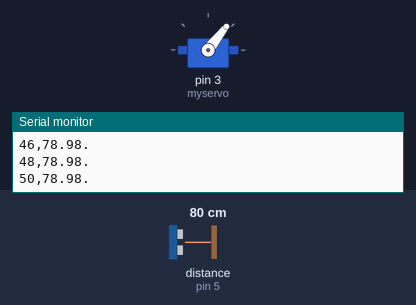
The sketch below on a simulated Arduino Uno, built with avr-gcc and run on an emulated ATmega328P. On the bench: servo, the last lines printed to the serial monitor. Wiring (inferred from the names in the program): ultrasonic range finder: trigger pin 4; echo pin 5. Inputs (shaded band) come from the test bench; at power-on: distance to the obstacle (sensor on pin 5) 80 cm. The echo pulse lasts 58.3 µs per cm.

Above: at 2.2 s.
2.3 s: distance to the obstacle (sensor on pin 5) set to 2 cm
At 2.82 s:
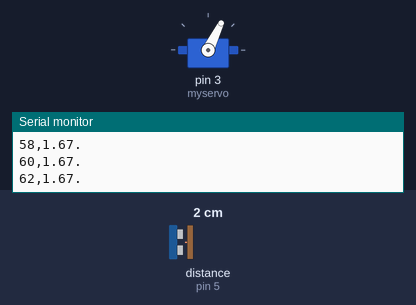
8.3 s: distance to the obstacle (sensor on pin 5) set to 120 cm
At 8.4 s:
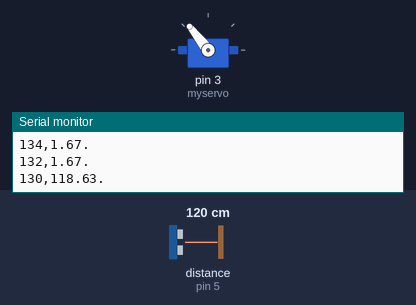
Timing chart, 0 to 20.3 s (numbered marks = the images above; inputs shaded):
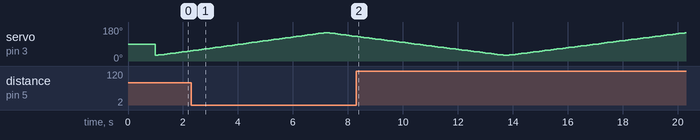

The sketch:

sonar_radar.ino
```cpp
#include <Servo.h>

Servo myservo;
const int trigPin = 4;
const int echoPin = 5;

int minAngle = 30;
int maxAngle = 150;

void setup() {
  Serial.begin(115200);
  pinMode(trigPin, OUTPUT);
  pinMode(echoPin, INPUT);
  myservo.attach(3);  // 서보 핀
  myservo.write(90);
  delay(1000);
}

void loop() {
  for (int pos = minAngle; pos <= maxAngle; pos += 2) {
    myservo.write(pos);
    delay(100);  // 서보 안정화

    long duration = getEchoDuration();
    float distance = duration * 0.034 / 2;

    // ✅ Processing과 연동되는 형식으로 출력
    Serial.print(pos);
    Serial.print(",");
    Serial.print(distance, 2); // 소수점 둘째 자리까지
    Serial.println(".");
  }

  for (int pos = maxAngle; pos >= minAngle; pos -= 2) {
    myservo.write(pos);
    delay(100);

    long duration = getEchoDuration();
    float distance = duration * 0.034 / 2;

    Serial.print(pos);
    Serial.print(",");
    Serial.print(distance, 2);
    Serial.println(".");
  }
}

long getEchoDuration() {
  digitalWrite(trigPin, LOW);
  delayMicroseconds(2);
  digitalWrite(trigPin, HIGH);
  delayMicroseconds(10);
  digitalWrite(trigPin, LOW);
  return pulseIn(echoPin, HIGH, 30000);  // 타임아웃 30ms
}
```
